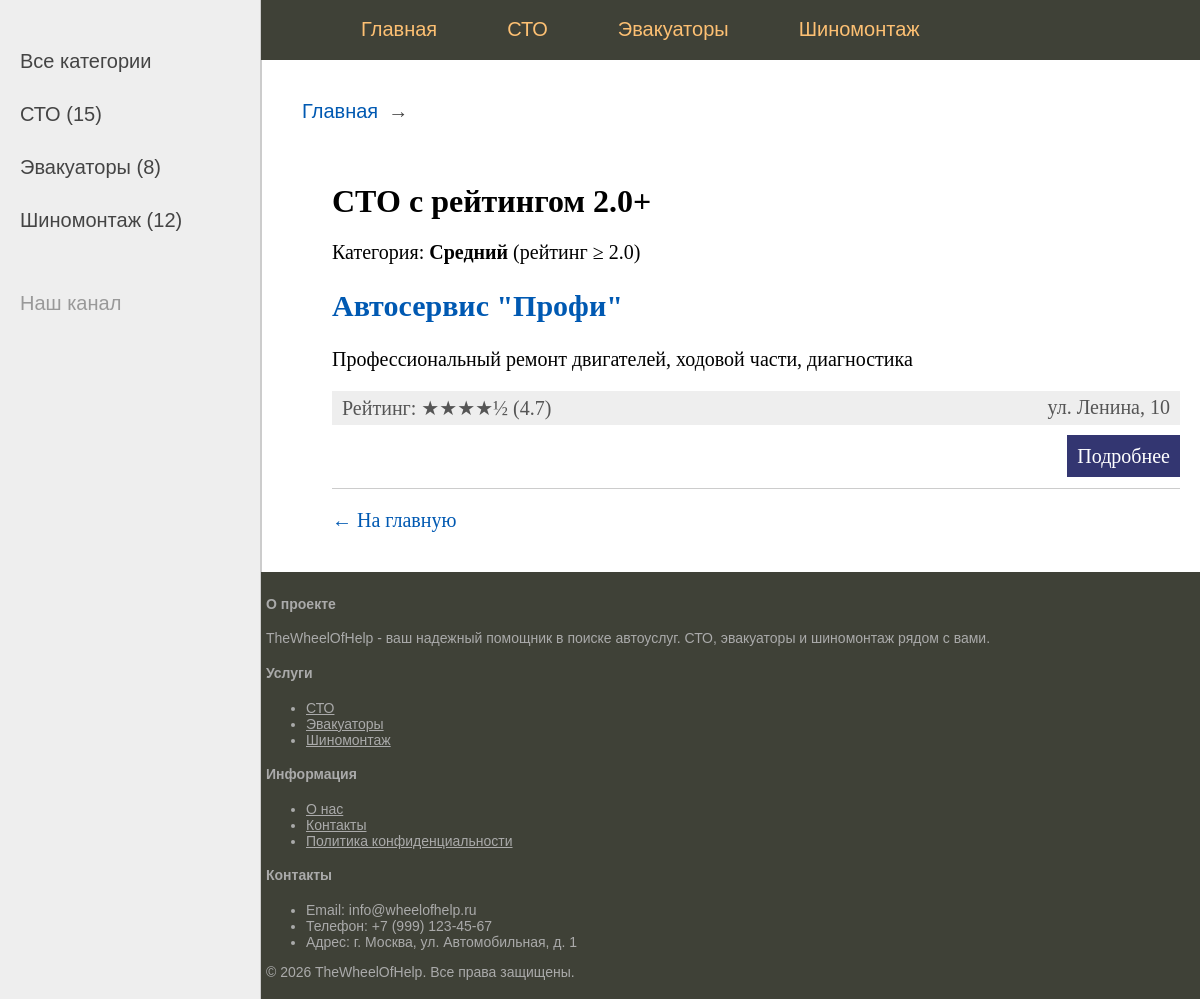
The app's page /tech-station/rating/2/ with its own data.
### homepage/models.py (models this page shows, shortened)
class Service(models.Model):
    title = models.CharField(max_length=255, verbose_name="Название")
    slug = models.SlugField(max_length=255, unique=True, db_index=True, verbose_name="URL")
    description = models.TextField(blank=True, verbose_name="Описание")
    category = models.ForeignKey('Category', on_delete=models.PROTECT, verbose_name="Категория")
    address = models.CharField(max_length=255, verbose_name="Адрес")
    phone = models.CharField(max_length=20, verbose_name="Телефон")
    work_time = models.CharField(max_length=255, blank=True, verbose_name="Время работы")
    rating = models.FloatField(default=0, verbose_name="Рейтинг")
    time_create = models.DateTimeField(auto_now_add=True, verbose_name="Создано")
    time_update = models.DateTimeField(auto_now=True, verbose_name="Обновлено")
    is_published = models.BooleanField(choices=Status.choices, default=Status.DRAFT, verbose_name="Статус")
    objects = models.Manager()  # стандартный менеджер (все записи)
    published = PublishedManager()  # наш менеджер (только опубликованные)
    def get_absolute_url(self):
        return reverse('homepage:service_detail', kwargs={'service_slug': self.slug})
    class Meta:
        ordering = ['-time_create']  # сортировка по умолчанию (новые сверху)
        verbose_name = "Услуга"
        verbose_name_plural = "Услуги"

### homepage/views.py (the view)
# urls.py: path('tech-station/rating/<rating:rating>/', views.rating_filter, name='tech_station_rating'),
def rating_filter(request, rating):
    url_name = request.resolver_match.url_name
    category_map = {
        'tech_station_rating': 'tech-station',
        'evacuator_rating': 'evacuators',
        'tire_service_rating': 'tire-services',
    }
    category_slug = category_map.get(url_name)
    if category_slug:
        category = get_object_or_404(Category, slug=category_slug)
        services = Service.published.filter(
            category=category,
            rating__gte=rating
        )
        title = f"{category.name} с рейтингом {rating}+"
        selected_cat = category.id
    else:
        services = Service.published.filter(rating__gte=rating)
        title = f"Услуги с рейтингом {rating}+"
        selected_cat = None
    if rating >= 4.8:
        rating_text = "Отличный"
    elif rating >= 4.0:
        rating_text = "Хороший"
    elif rating >= 3.0:
        rating_text = "Неплохой"
    else:
        rating_text = "Средний"
    return render(request, 'homepage/rating.html', {
        'services': services,
        'rating': rating,
        'rating_text': rating_text,
        'title': title,
        'categories': Category.objects.all(),
        'selected_cat_id': selected_cat,
    })

### homepage/converter.py (called while the page is built)
    def to_python(self, value):
        return float(value)

### homepage/models.py (called while the page is built)
    def get_queryset(self):
        return super().get_queryset().filter(is_published=Status.PUBLISHED)

### homepage/templatetags/homepage_tags.py (called while the page is built)
@register.inclusion_tag('homepage/list_categories.html')
def show_categories():
    return {"categories": categories}

@register.simple_tag
def get_stars(rating):
    full_stars = int(rating)
    half_star = 1 if rating - full_stars >= 0.5 else 0
    empty_stars = 5 - full_stars - half_star
    stars = "★" * full_stars
    if half_star:
        stars += "½"
    stars += "☆" * empty_stars
    return stars

### templates/homepage/rating.html (shortened to what this page needs)
{% extends 'base.html' %}
{% load homepage_tags %}
{% block content %}
<h1>{{ title }}</h1>
<p class="rating-category">Категория: <strong>{{ rating_text }}</strong> (рейтинг ≥ {{ rating }})</p>
<ul class="list-articles">
    {% for service in services %}
    <li>
        <h2><a href="{{ service.get_absolute_url }}">{{ service.title }}</a></h2>
        <p>{{ service.description|truncatewords:30 }}</p>
        <div class="article-panel">
            <p class="first">
                Рейтинг: {% get_stars service.rating %} ({{ service.rating }})
            </p>
            <p class="last">
                {{ service.address }}
            </p>
        </div>
        <p class="link-read-post">
            <a href="{{ service.get_absolute_url }}">Подробнее</a>
        </p>
    </li>
    {% empty %}
    <li>Услуг с таким рейтингом не найдено</li>
    {% endfor %}
</ul>
<p><a href="{% url 'homepage:index' %}">← На главную</a></p>
{% endblock %}

### static/css/styles.css (style rules this page uses)
html, body { font-family: 'Arial'; margin: 0; padding: 0; height: 100%; width: 100%; color: #444; }
a { color: #0059b2; text-decoration: none; }
p.link-read-post { text-align: right; }
p.link-read-post a { padding: 10px; min-width: 100px; background: #333671; color: #fff; text-decoration: none; }
div.article-panel { background: #eee; padding: 5px 10px 5px 10px; box-sizing: border-box; overflow: hidden; color: #555; }
div.article-panel p.first { margin: 0; float: left; }
div.article-panel p.last { margin: 0; float: right; }
ul.list-articles { list-style: none; margin: 0; padding: 0; }
ul.list-articles li { border-bottom: 1px solid #ccc; }
.content-text h1 { font-size: 32px; }

### records on screen
Service: title "Автосервис \"Профи\"", description "Профессиональный ремонт двигателей, ходовой части, диагностика", rating "★★★★½", rating "4.7", address "ул. Ленина, 10"

### other values on screen
{{ cat.name }} "СТО" "Эвакуаторы" "Шиномонтаж"
{{ cat.count }} "15" "8" "12"
{{ title }} "СТО с рейтингом 2.0+"
{{ rating_text }} "Средний"
{{ rating }} "2.0"
